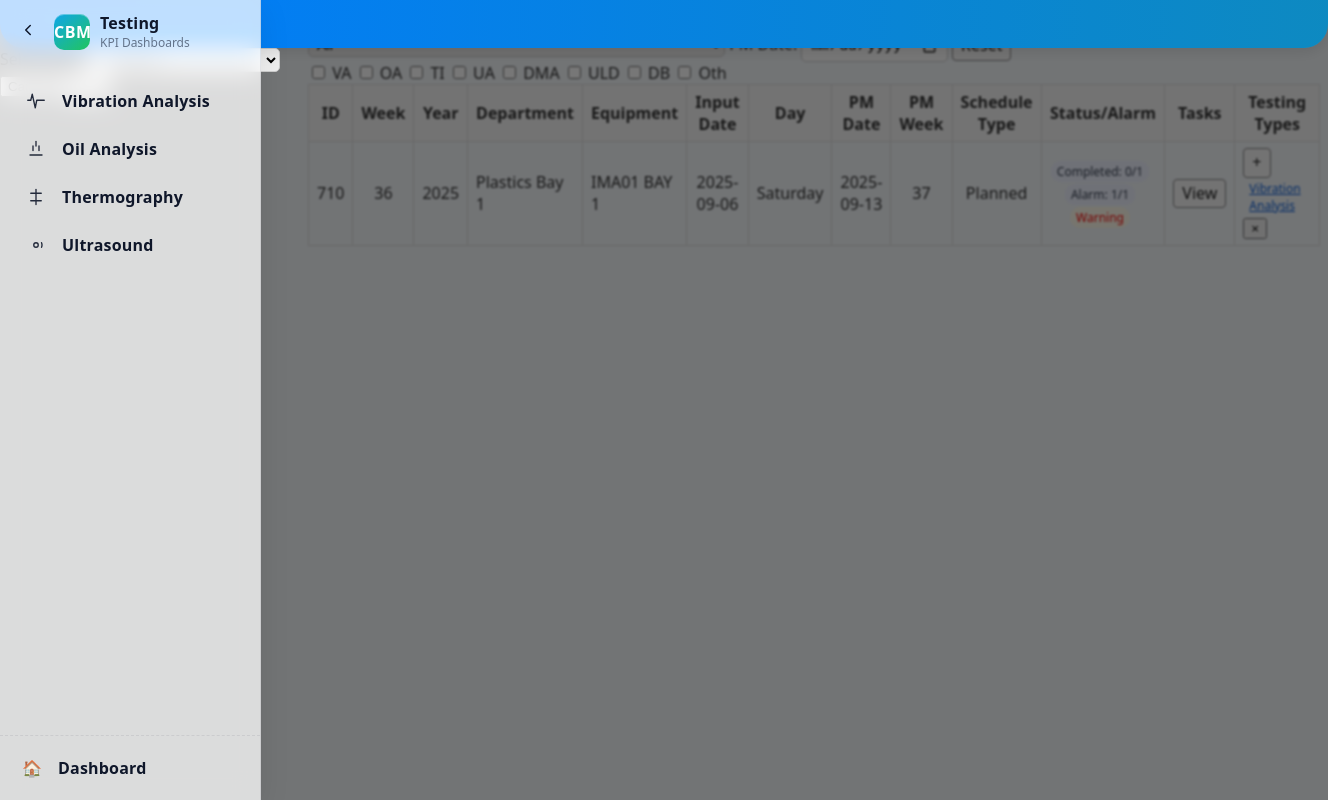
The page /planner_entries on the database as committed earlier.
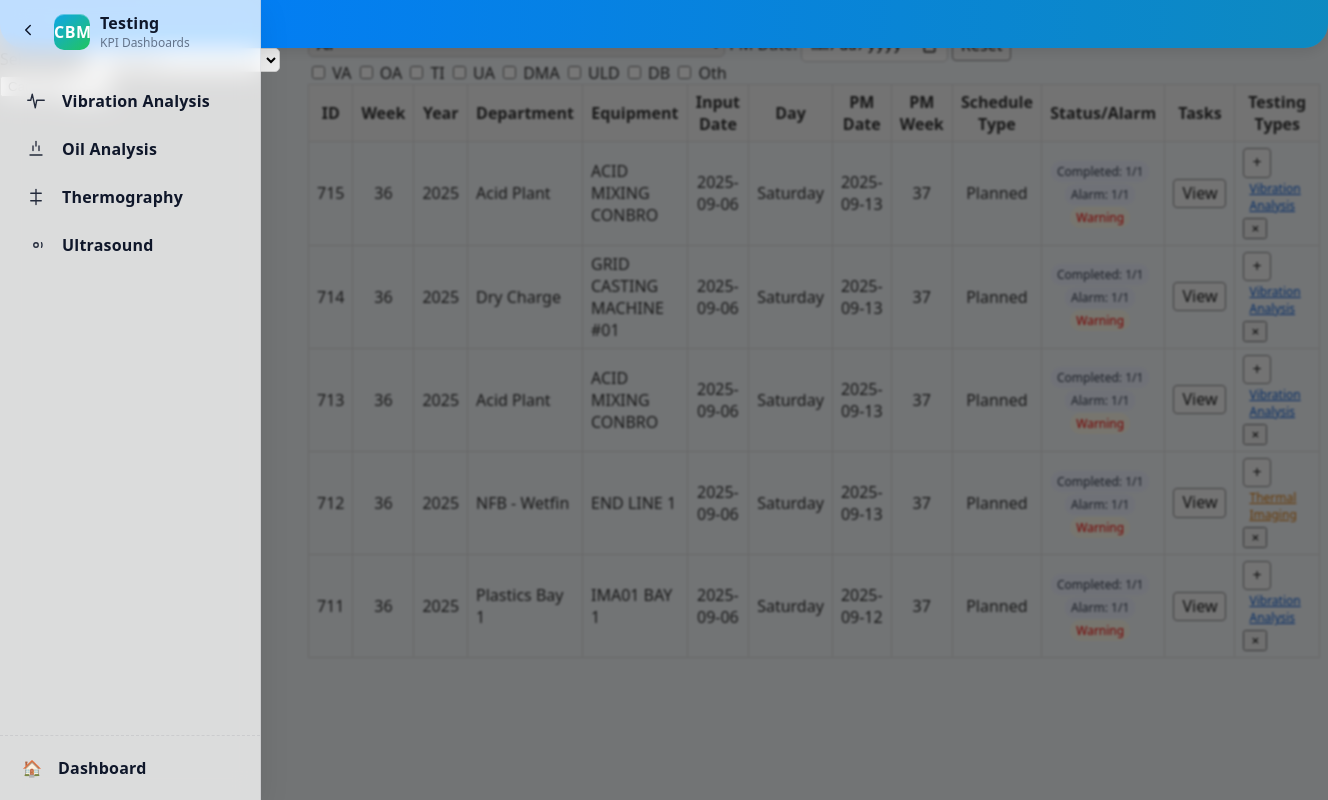
The same page on the database as committed later.
### tables this page shows
CREATE TABLE Planner (
    id INTEGER PRIMARY KEY AUTOINCREMENT,
    week_number INTEGER,
    year INTEGER,
    department TEXT,
    equipment TEXT,
    date TEXT,
    day TEXT,
    pm_date TEXT,
    schedule_type TEXT DEFAULT 'Planned',
    proposed_target_date TEXT
);

### app/routes.py (the view, shortened to what this page needs)
@main.route('/planner_entries', methods=['GET'])
def planner_entries():
    from sqlalchemy import text
    from app.models import db
    from datetime import datetime
    equipments = Equipment.query.all()
    department_list = list({e.Department for e in equipments})
    equipment_list = list({e.Machine for e in equipments})
    filter_week = request.args.get('filter_week', '').strip()
    filter_year = request.args.get('filter_year', '').strip()
    if not filter_year:
        filter_year = str(datetime.now().year)
    filter_department = request.args.get('filter_department', '').strip()
    filter_equipment = request.args.get('filter_equipment', '').strip()
    filter_pm_date = request.args.get('filter_pm_date', '').strip()
    if filter_department:
        equipment_list = sorted({e.Machine for e in equipments if e.Department == filter_department})
    else:
        equipment_list = sorted(equipment_list)
    type_abbr_map = {
        'VA': 'Vibration Analysis',
        'OA': 'Oil Analysis',
        'TI': 'Thermal Imaging',
        'UA': 'Ultrasonic Analysis',
        'DMA': 'Motor Dynamic Analysis',
        'ULD': 'Ultrasonic Leak Detection',
        'DB': 'Dynamic Balancing',
        'Oth': 'Other',
    }
    selected_type_abbrs = request.args.getlist('type_filter')
    selected_type_full = [type_abbr_map[a] for a in selected_type_abbrs if a in type_abbr_map]
    recent_planners = []
    try:
        with db.engine.begin() as conn:
            base_sql = (
                "SELECT p.id, p.week_number, p.year, p.department, p.equipment, p.date, p.day, "
                "p.pm_date, p.schedule_type, "
                # technician update indicators
                "COALESCE((SELECT COUNT(*) FROM CBM_Testing tt WHERE tt.planner_id = p.id), 0) AS total_tests, "
                "COALESCE((SELECT COUNT(*) FROM CBM_Testing tt WHERE tt.planner_id = p.id AND TRIM(COALESCE(tt.Status, '')) <> ''), 0) AS status_filled, "
                "COALESCE((SELECT COUNT(*) FROM CBM_Testing tt WHERE tt.planner_id = p.id AND (COALESCE(tt.Done,0)=1 OR LOWER(TRIM(COALESCE(tt.Status,''))) IN ('completed','done'))), 0) AS completed_count, "
                "COALESCE((SELECT COUNT(*) FROM CBM_Testing tt WHERE tt.planner_id = p.id AND TRIM(COALESCE(tt.Alarm_Level, '')) <> ''), 0) AS alarm_filled, "
                "(SELECT CASE MAX(CASE LOWER(TRIM(tt.Alarm_Level)) WHEN 'critical' THEN 3 WHEN 'warning' THEN 2 WHEN 'normal' THEN 1 ELSE 0 END) "
                "        WHEN 3 THEN 'Critical' WHEN 2 THEN 'Warning' WHEN 1 THEN 'Normal' ELSE '' END "
                " FROM CBM_Testing tt WHERE tt.planner_id = p.id) AS worst_alarm, "
                # testing types aggregation
                "COALESCE(("
                "  SELECT GROUP_CONCAT(tt.Test_Type, ', ') FROM ("
                "    SELECT DISTINCT TRIM(Test_Type) AS Test_Type FROM CBM_Testing "
                "    WHERE planner_id = p.id AND TRIM(COALESCE(Test_Type, '')) <> ''"
                "  ) tt"
                "), '') AS testing_types "
                "FROM Planner p"
            )
            clauses = []
            params = {}
            if filter_week:
                clauses.append("p.week_number = :fw")
                params['fw'] = filter_week
            if filter_year:
                clauses.append("p.year = :fy")
                params['fy'] = filter_year
            if filter_department:
                clauses.append("p.department = :fd")
                params['fd'] = filter_department
            if filter_equipment:
                clauses.append("p.equipment = :fe")
                params['fe'] = filter_equipment
            if filter_pm_date:
                clauses.append("p.pm_date = :fp")
                params['fp'] = filter_pm_date
            where_clauses = list(clauses)
            if where_clauses:
                base_sql += " WHERE " + " AND ".join(where_clauses)
            base_sql += " ORDER BY p.id DESC LIMIT 100"
            res = conn.execute(text(base_sql), params).mappings()
            recent_planners = []
            for r in res:
                testing_str = r['testing_types'] or ''
                testing_list = [x.strip() for x in testing_str.split(',') if x and x.strip()]
                pm_week = None
                try:
                    if r.get('pm_date'):
                        from datetime import datetime
                        ds = str(r.get('pm_date'))[:10]
                        dt = datetime.fromisoformat(ds).date()
                        pm_week = dt.isocalendar()[1]
                except Exception:
                    pm_week = None
                recent_planners.append(dict(
                    id=r['id'],
                    week_number=r['week_number'],
                    year=r['year'],
                    department=r['department'],
                    equipment=r['equipment'],
                    date=r['date'],
                    day=r['day'],
                    pm_date=r['pm_date'],
                    pm_week_number=pm_week,
                    schedule_type=r['schedule_type'],
                    total_tests=r['total_tests'],
                    status_filled=r['status_filled'],
                    completed_count=r['completed_count'],
                    alarm_filled=r['alarm_filled'],
                    worst_alarm=r['worst_alarm'] or '',
                    testing_types=r['testing_types'],
                    testing_types_list=testing_list,
                ))
    except Exception as _:
        recent_planners = []
    return render_template(
        'planner_entries.html',
        recent_planners=recent_planners,
        department_list=department_list,
        filter_week=filter_week,
        filter_year=filter_year,
    filter_department=filter_department,
    equipment_list=equipment_list,
    filter_equipment=filter_equipment,
    filter_pm_date=filter_pm_date
    )

### app/templates/planner_entries.html (shortened to what this page needs)
{% extends 'technician/_type_base.html' %}
{% block content %}
  <form id="entriesFilterForm" class="auto-filter-form filter-form" method="GET" action="/planner_entries">
      <label for="filter_week">Week:</label>
      <input type="number" min="1" max="52" id="filter_week" name="filter_week" value="{{ filter_week }}" placeholder="1-52">
      <label for="filter_year">Year:</label>
      <input type="number" id="filter_year" name="filter_year" value="{{ filter_year }}">
      <label for="filter_department">Department:</label>
      <select id="filter_department" name="filter_department">
        <option value="">All</option>
      </select>
      <label for="filter_equipment">Equipment:</label>
      <select id="filter_equipment" name="filter_equipment">
        <option value="">All</option>
      </select>
      <label for="filter_pm_date">PM Date:</label>
      <input type="date" id="filter_pm_date" name="filter_pm_date" value="{{ filter_pm_date }}">
      <a href="/planner_entries" class="btn reset-btn">Reset</a>
  </form>
  <form id="typeFilterForm" class="type-filter-form" method="GET" action="/planner_entries">
    <div class="type-badges">
      {% for code in ['VA','OA','TI','UA','DMA','ULD','DB','Oth'] %}
        <label>
          <input type="checkbox" name="type_filter" value="{{ code }}"
            onchange="this.form.submit()"
            {% if code in request.args.getlist('type_filter') %}checked{% endif %}>
          {{ code }}
        </label>
      {% endfor %}
    </div>
  </form>
  <div class="table-wrapper">
    <table class="table">
      <thead>
        <tr>
          <th>ID</th>
          <th>Week</th>
          <th>Year</th>
          <th>Department</th>
          <th>Equipment</th>
          <th>Input Date</th>
          <th>Day</th>
          <th>PM Date</th>
          <th>PM Week</th>
          <th>Schedule Type</th>
          <th>Status/Alarm</th>
          <th>Tasks</th>
          <th>Testing Types</th>
        </tr>
      </thead>
      <tbody>
        {% for p in recent_planners %}
          <tr>
            <td class="text-center">{{ p.id }}</td>
            <td class="text-center">{{ p.week_number }}</td>
            <td class="text-center">{{ p.year }}</td>
            <td>{{ p.department }}</td>
            <td>{{ p.equipment }}</td>
            <td class="text-center">{{ p.date }}</td>
            <td class="text-center">{{ p.day }}</td>
            <td class="text-center">{{ p.pm_date }}</td>
            <td class="text-center">{{ p.pm_week_number or '' }}</td>
            <td class="text-center">
              {% if p.schedule_type %}
                {% set sc = p.schedule_type|lower %}
                <span class="schedule {{ sc }}">{{ p.schedule_type }}</span>
              {% else %}
                -
              {% endif %}
            </td>
            <td class="text-center">
              <span class="badge">Completed: {{ p.completed_count or 0 }}/{{ p.total_tests or 0 }}</span>
              <span class="badge">Alarm: {{ p.alarm_filled or 0 }}/{{ p.total_tests or 0 }}</span>
              {% if p.worst_alarm %}
                <span class="badge alarm-{{ p.worst_alarm|lower }}">{{ p.worst_alarm }}</span>
              {% endif %}
            </td>
            <td class="text-center">
              <a class="btn" href="{{ url_for('main.planner_tasks', planner_id=p.id) }}">View</a>
            </td>
            <td>
              <button type="button" class="btn" title="Add Test Type" data-pid="{{ p.id }}" onclick="openAddTypeModal(this.dataset.pid)">+</button>
              {% if p.testing_types_list %}
                {% for t in p.testing_types_list %}
                  {% set key = t.lower() %}
                  {% if 'vibration' in key %}
                    {% set cls, cat = 'va', 'vibration' %}
                  {% elif 'oil' in key %}
                    {% set cls, cat = 'oil', 'oil' %}
                  {% elif 'thermal' in key %}
                    {% set cls, cat = 'thermal', 'thermal' %}
                  {% elif 'ultrasonic leak' in key %}
                    {% set cls, cat = 'leak', 'leak_detection' %}
                  {% elif 'ultrasonic' in key %}
                    {% set cls, cat = 'ultra', 'ultrasonic' %}
                  {% elif 'motor dynamic' in key %}
                    {% set cls, cat = 'mda', 'motor_dynamic' %}
                  {% elif 'balancing' in key %}
                    {% set cls, cat = 'balance', 'balancing' %}
                  {% else %}
                    {% set cls, cat = 'other', 'other' %}
                  {% endif %}
                  <span class="tag-wrapper">
                    <a class="tag {{ cls }}" href="{{ url_for('technician.by_category', category=cat, planner_id=p.id) }}">{{ t }}</a>
                    <form method="post" action="{{ url_for('main.remove_test_type', planner_id=p.id) }}" onsubmit="return confirm('Remove {{ t }} from this row?')" class="inline-form">
                      <button type="submit" class="remove-btn" title="Remove">×</button>
                    </form>
                  </span>
                {% endfor %}
              {% else %}
                -
              {% endif %}
            </td>
          </tr>
        {% endfor %}
      </tbody>
    </table>
  </div>
  <div id="addTypeModal" class="modal-backdrop" role="dialog" aria-modal="true" aria-hidden="true">
    <div class="modal">
      <header>
      </header>
      <form id="addTypeForm" method="post" action="/planner/add_test_type" class="modal-form">
        <label>
          <span>Select type</span>
          <select name="test_type" id="addTypeSelect" required>
            <option value="">-- Choose --</option>
          </select>
        </label>
        <div class="actions">
          <button type="button" class="btn-ghost" onclick="closeAddTypeModal()">Cancel</button>
          <button type="submit" class="btn">Add</button>
        </div>
      </form>
    </div>
  </div>
{% endblock %}

### app/templates/technician/_type_base.html (shortened to what this page needs)
<!DOCTYPE html>
<html lang="en">
<head>
  <link rel="stylesheet" href="/static/style.css">
</head>
<body>
  <aside id="cbmSidebar" class="cbm-sidebar" aria-label="Testing Navigation">
    <div class="sb-inner">
      <div class="sb-top">
        <button id="sbCollapse" class="sb-toggle" type="button" aria-label="Toggle sidebar" title="Collapse">
          <svg width="18" height="18" viewBox="0 0 24 24" fill="none" stroke="currentColor" stroke-width="2" stroke-linecap="round" stroke-linejoin="round"><polyline points="15 18 9 12 15 6"></polyline></svg>
        </button>
        <div class="sb-brand">
          <div class="logo">CBM</div>
          <div class="brand-text">
            <div class="brand-title">Testing</div>
            <div class="brand-sub">KPI Dashboards</div>
          </div>
        </div>
      </div>
      <nav class="sb-nav" role="navigation">
        <div class="nav-group" aria-label="Testing">
          <a href="{{ url_for('technician.technician_vibration') }}" class="nav-item" title="Vibration Analysis">
            <span class="nav-icon" aria-hidden="true">
              <svg width="18" height="18" viewBox="0 0 24 24" fill="none" stroke="currentColor" stroke-width="1.8" stroke-linecap="round" stroke-linejoin="round"><polyline points="1 11 5 11 7 3 11 21 13 11 17 11 23 11"></polyline></svg>
            </span>
            <span class="nav-label">Vibration Analysis</span>
          </a>
          <a href="{{ url_for('technician.technician_oil') }}" class="nav-item" title="Oil Analysis">
            <span class="nav-icon" aria-hidden="true">
              <svg width="18" height="18" viewBox="0 0 24 24" fill="none" stroke="currentColor" stroke-width="1.8" stroke-linecap="round" stroke-linejoin="round"><path d="M12 2v6"></path><path d="M8 8v6"></path><path d="M16 8v6"></path><path d="M4 20h16"></path></svg>
            </span>
            <span class="nav-label">Oil Analysis</span>
          </a>
          <a href="{{ url_for('technician.technician_thermal') }}" class="nav-item" title="Thermography">
            <span class="nav-icon" aria-hidden="true">
              <svg width="18" height="18" viewBox="0 0 24 24" fill="none" stroke="currentColor" stroke-width="1.8" stroke-linecap="round" stroke-linejoin="round"><path d="M12 2v20"></path><path d="M5 7h14"></path><path d="M5 17h14"></path></svg>
            </span>
            <span class="nav-label">Thermography</span>
          </a>
          <a href="{{ url_for('technician.technician_ultrasonic') }}" class="nav-item" title="Ultrasound">
            <span class="nav-icon" aria-hidden="true">
              <svg width="18" height="18" viewBox="0 0 24 24" fill="none" stroke="currentColor" stroke-width="1.8" stroke-linecap="round" stroke-linejoin="round"><circle cx="12" cy="12" r="3"></circle><path d="M19.4 15a8 8 0 0 0 0-6"></path></svg>
            </span>
            <span class="nav-label">Ultrasound</span>
          </a>
        </div>
      </nav>
      <div class="sb-bottom">
        <a href="{{ url_for('main.index') }}" class="nav-item" title="Back to Dashboard">
          <span class="nav-icon">🏠</span>
          <span class="nav-label">Dashboard</span>
        </a>
      </div>
    </div>
  </aside>
  <div class="app-shell">
  <main class="container tech-container">
  {% block content %}{% endblock %}
  </main>
</body>
</html>

Rows that differ between the two databases and show on the page:
removed Planner: id "710", week_number "36", year "2025", department "Plastics Bay 1", equipment "IMA01 BAY 1", date "2025-09-06", day "Saturday", pm_date "2025-09-13", pm_week_number "37", schedule_type "Planned", completed_count "0", total_tests "1", alarm_filled "1", worst_alarm "Warning", testing_types_list "Vibration Analysis"
added Planner: id "715", week_number "36", year "2025", department "Acid Plant", equipment "ACID MIXING CONBRO", date "2025-09-06", day "Saturday", pm_date "2025-09-13", pm_week_number "37", schedule_type "Planned", completed_count "1", total_tests "1", alarm_filled "1", worst_alarm "Warning", testing_types_list "Vibration Analysis"
added Planner: id "714", week_number "36", year "2025", department "Dry Charge", equipment "GRID CASTING MACHINE #01", date "2025-09-06", day "Saturday", pm_date "2025-09-13", pm_week_number "37", schedule_type "Planned", completed_count "1", total_tests "1", alarm_filled "1", worst_alarm "Warning", testing_types_list "Vibration Analysis"
added Planner: id "713", week_number "36", year "2025", department "Acid Plant", equipment "ACID MIXING CONBRO", date "2025-09-06", day "Saturday", pm_date "2025-09-13", pm_week_number "37", schedule_type "Planned", completed_count "1", total_tests "1", alarm_filled "1", worst_alarm "Warning", testing_types_list "Vibration Analysis"
added Planner: id "712", week_number "36", year "2025", department "NFB - Wetfin", equipment "END LINE 1", date "2025-09-06", day "Saturday", pm_date "2025-09-13", pm_week_number "37", schedule_type "Planned", completed_count "1", total_tests "1", alarm_filled "1", worst_alarm "Warning", testing_types_list "Thermal Imaging"
added Planner: id "711", week_number "36", year "2025", department "Plastics Bay 1", equipment "IMA01 BAY 1", date "2025-09-06", day "Saturday", pm_date "2025-09-12", pm_week_number "37", schedule_type "Planned", completed_count "1", total_tests "1", alarm_filled "1", worst_alarm "Warning", testing_types_list "Vibration Analysis"
